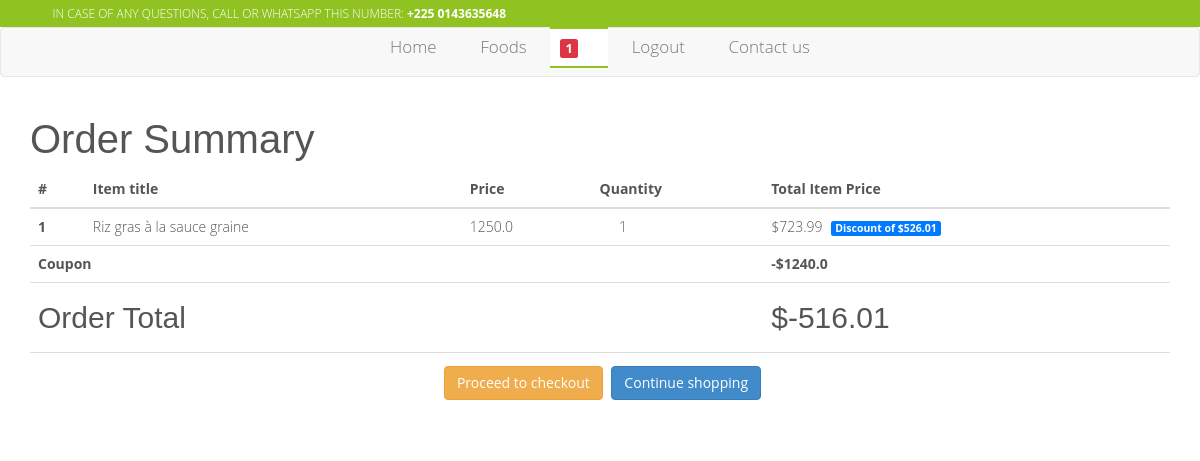
The page /order/summary/ (signed in) on the database as committed earlier.
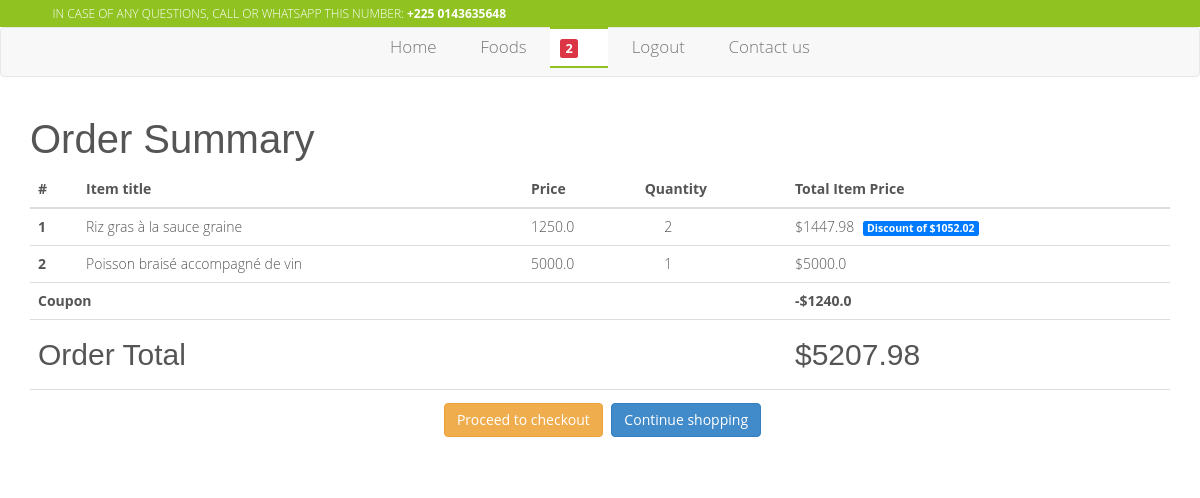
The same page on the database as committed later.
### profil/models.py (models this page shows, shortened)
class Profil(models.Model):
	user = models.OneToOneField(User, on_delete=models.CASCADE)
	date = models.DateTimeField(auto_now_add=True)
	stripe_customer_id = models.CharField(max_length=50, blank=True,
		null=True, verbose_name='Stripe ID')
	one_click_purchasing = models.BooleanField(default=False)
	def cart_item_count(self):
		items_count = OrderItem.objects.filter(
			user=self.user,
			ordered=False,
		).count()
		return items_count

### orders/models.py (models this page shows, shortened)
class OrderItem(models.Model):
	user = models.ForeignKey(User, on_delete=models.CASCADE)
	ordered = models.BooleanField(default=False)
	item = models.ForeignKey(Item, on_delete=models.CASCADE)
	quantity = models.IntegerField(default=1)
	date = models.DateTimeField(auto_now_add=True, null=True, blank=True)
	def get_total_item_price(self):
		return self.quantity * self.item.price
	def get_total_discount_item_price(self):
		return self.quantity * self.item.discount_price
	def get_amount_saved(self):
		return self.get_total_item_price() - self.get_total_discount_item_price()
	def get_final_price(self):
		if self.item.discount_price:
			return self.get_total_discount_item_price()
		return self.get_total_item_price()

class Order(models.Model):
	user = models.ForeignKey(User, on_delete=models.CASCADE)
	ref_code = models.CharField(max_length=20, blank=True, null=True)
	items = models.ManyToManyField(OrderItem)
	start_date = models.DateTimeField(auto_now_add=True)
	ordered_date = models.DateTimeField()
	ordered = models.BooleanField(default=False)
	shipping_address = models.ForeignKey(
		Address, related_name='shipping_address', on_delete=models.SET_NULL,
		blank=True, null=True)
	billing_address = models.ForeignKey(Address, blank=True, null=True,
		related_name='billing_address', on_delete=models.SET_NULL)
	payment = models.ForeignKey(Payment, on_delete=models.SET_NULL,
		blank=True, null=True)
	coupon = models.ForeignKey(Coupon, on_delete=models.SET_NULL,
		blank=True, null=True)
	being_delivered = models.BooleanField(default=False)
	received = models.BooleanField(default=False)
	refund_requested = models.BooleanField(default=False)
	refund_granted = models.BooleanField(default=False)
	'''
	1. Item added to cart
	2. Adding a billing address
	(Failed checkout)
	3. Payment
	(Preprocessing, processing, packaging etc.)
	4. Being delivered
	5. Received
	'''
	def get_total(self):
		total = 0
		for order_item in self.items.all():
			total += order_item.get_final_price()
		if self.coupon:
			total -= self.coupon.amount
		return total

### products/models.py (models this page shows, shortened)
class Item(models.Model):
	hit_count_generic = GenericRelation(HitCount,
		object_id_field='object_pk',
		related_query_name='hit_count_generic_relation'
	)
	title = models.CharField(max_length=255)
	slug = models.SlugField( max_length=400,
		help_text='Autofill field')
	description = models.TextField()
	picture = ResizedImageField(
		size=[500, 500],
		quality=100,
		upload_to='images/foods/%Y/%m/',
		help_text="Main picture")
	tags = TaggableManager()
	is_public = models.BooleanField(default=True)
	picture_2 = ResizedImageField(
		size=[500, 500],
		quality=100,
		null=True,
		blank=True,
		upload_to='images/foods/%Y/%m/',
		help_text="Second picture")
	picture_3 = ResizedImageField(
		size=[500, 500],
		quality=100,
		null=True,
		blank=True,
		upload_to='images/foods/%Y/%m/',
		help_text="Third picture")
	is_popular = models.BooleanField(default=False)
	date = models.DateTimeField(auto_now_add=True)
	price = models.FloatField()
	discount_price = models.FloatField(blank=True, null=True,
		help_text='Must be smaller than normal price')
	category = models.CharField(max_length=20, default='others',
		choices=CATEGORY_CHOICES)

### coupon/models.py (models this page shows, shortened)
class Coupon(models.Model):
	code = models.CharField(max_length=50)
	amount = models.FloatField()
	date = models.DateTimeField(auto_now_add=True)
	end_date = models.DateTimeField(auto_now_add=True)
	is_active = models.BooleanField(default=False)

### website/views.py (the view)
# urls.py: path('order/summary/', views.order_summary_view, name='order-summary'),
@login_required
def order_summary_view(request):
	order = Order.objects.get(user=request.user, ordered=False) or None
	context = {
		'order' : order,
		'current_site' : get_current_site(request),
	}
	template_name = 'public/orders/order_summary.html'
	return render(request, template_name, context)

### templates/public/orders/order_summary.html (shortened to what this page needs)
{% extends 'public/includes/base.html' %}
{% load i18n %}
{% load static %}
{% load humanize %}
{% load hitcount_tags %}
{% block content %}
  <main>
    <div class="container">
    {% if order %}
    <div class="table-responsive text-nowrap">
    <h2>Order Summary</h2>
    <table class="table">
        <thead>
        <tr>
            <th scope="col">#</th>
            <th scope="col">Item title</th>
            <th scope="col">Price</th>
            <th scope="col">Quantity</th>
            <th scope="col">Total Item Price</th>
        </tr>
        </thead>
        <tbody>
        {% for order_item in order.items.all %}
        <tr>
            <th scope="row">{{ forloop.counter }}</th>
            <td>{{ order_item.item.title }}</td>
            <td>{{ order_item.item.price }}</td>
            <td>
                <a href="{% url 'remove-single-food-from-cart' order_item.item.id order_item.item.slug %}"><i class="fa fa-minus mr-2"></i></a>
                {{ order_item.quantity }}
                <a href="{% url 'add-food-to-cart' order_item.item.id order_item.item.slug %}"><i class="fa fa-plus ml-2"></i></a>
            </td>
            <td>
            {% if order_item.item.discount_price %}
                ${{ order_item.get_total_discount_item_price }}
                <span class="ml-2 badge badge-primary">Discount of ${{ order_item.get_amount_saved }}</span>
            {% else %}
                ${{ order_item.get_total_item_price }}
            {% endif %}
            </td>
        </tr>
        {% endfor %}
        {% if order.coupon %}
        <tr>
            <td colspan="4"><b>Coupon</b></td>
            <td><b>-${{ order.coupon.amount }}</b></td>
        </tr>
        {% endif %}
        {% if order.get_total %}
        <tr class="pt-3">
            <td colspan="4"><h4>Order Total</h4></td>
            <td><h4>${{ order.get_total }}</h4></td>
        </tr>
        <tr class="text-center">
            <td colspan="5">
            <a class='btn btn-warning m-2' href="{% url 'checkout' %}">Proceed to checkout</a>
            <a class='btn btn-primary' href="{% url 'food-list' %}">Continue shopping</a>
            </td>
        </tr>
        {% endif %}
        </tbody>
    </table>
    </div>
    {% endif %}
    </div>
  </main>
{% endblock content %}
{% block header_search %}
    {% include 'public/includes/site_header_without_search.html' %}
{% endblock header_search %}

### templates/public/includes/base.html (shortened to what this page needs)
{% load i18n %}
{% load static %}
{% load humanize %}
{% load hitcount_tags %}
<!DOCTYPE html>
<html lang="en">
<head>
    {% block links %}
    {% include 'public/includes/style_links.html' %}
    {% endblock links %}
</head>
<body>
    {% block header_search %}{% endblock header_search %}
    {% include 'public/includes/navbar.html' %}
    {% block content %} {% endblock content %}
</body>
</html>

### templates/public/includes/style_links.html
	{% load static %}
	<link rel="stylesheet" href="{% static 'css/nivo-slider.css' %}">
	<link rel="stylesheet" href="{% static 'css/owl.carousel.css' %}">
	<link rel="stylesheet" href="{% static 'css/owl.theme.css' %}">
	<link rel="stylesheet" href="{% static 'css/bootstrap.min.css' %}">
	<link rel="stylesheet" href="{% static 'css/font-awesome.min.css' %}">
	<link rel="stylesheet" href="{% static 'css/style.css' %}">
	<link rel="stylesheet" href="{% static 'css/responsive.css' %}">
	<link href="{% static 'css/margins.css' %}" rel="stylesheet">

### templates/public/includes/favicon.html (shortened to what this page needs)
    {% load static %}

### templates/public/includes/site_header_without_search.html
	<section id="top">
		<div class="container">
			<div class="row">
				<div class="col-md-7">
					<p class="contact-action"><i class="fa fa-phone-square"></i>IN CASE OF ANY QUESTIONS, CALL OR WHATSAPP THIS NUMBER: <strong>+225 0143635648</strong></p>
				</div>
				<div class="col-md-3 clearfix"></div>
			</div>
		</div>
	</section>

### templates/public/includes/navbar.html (shortened to what this page needs)
	{% load static %}
	<nav class="navbar navbar-default">
		<div class="container">
		    <div class="collapse navbar-collapse" id="bs-example-navbar-collapse-1">
		      	<ul class="nav navbar-nav nav-main">
		        	<li class="{% if request.path_info == '/' %}active{% endif %}">
		        		<a href="{% url 'home' %}">
		        			Home
		        		</a>
		        	</li>
					<li class="{% if request.path_info == '/foods/' %}active{% endif %}">
						<a href="{% url 'food-list' %}">
							Foods
						</a>
					</li>
					{% if request.user.is_authenticated %}
					<li class="{% if request.path_info == '/order/summary/' %}active{% endif %}">
						<a href="{% url 'order-summary' %}">
							<small class="badge badge-danger z-depth-1 mr-1">
								{{ request.user.profil.cart_item_count }}
							</small>
							<span>
								<i class="fa fa-shopping-cart"></i>
							</span>
						</a>
					</li>
					<li>
						<a href="{% url 'logout' %}">
							Logout
						</a>
					</li>
					{% else %}
					<li class="{% if request.path_info == '/user/login/' %}active{% endif %}">
						<a href="{% url 'login' %}">
							Login
						</a>
					</li>
					{% endif %}
					<li class="{% if request.path_info == '/contact-us/' %}active{% endif %}">
						<a href="{% url 'contact' %}">
							Contact us
						</a>
					</li>
		        </ul>
		    </div>
		</div>
	</nav>

### templates/public/includes/scripts.html (shortened to what this page needs)
	{% load static %}

### static/css/style.css (style rules this page uses)
body { font-family: 'Open Sans', sans-serif; color: #555; font-size: 14px; font-weight: 300; }
li { list-style: none; }
h1,h2,h3,h4,h5,h6 { font-family: 'Yanone Kaffeesatz', sans-serif;color: #555 }
h2 { font-size: 40px; }
h4 { font-size: 30px; }
ul { padding-left: 0; }
#top { width: 100%; background: #90c322; font-size: 12px; color: #fff; padding: 5px 0; }
#top .contact-action { margin-bottom: 0; }
#top p i { font-size: 16px; margin-right: 10px; }
.nav-main li { -webkit-transition: .2s ease-in-out; -moz-transition: .2s ease-in-out; -ms-transition: .2s ease-in-out; -o-transition: .2s ease-in-out; transition: .2s ease-in-out; font-size: 17px; }
.nav-main > li::before { top: -2px; -webkit-transform: translateY(-10px); -moz-transform: translateY(-10px); transform: translateY(-10px); }
.nav-main > li:after { bottom: -2px; -webkit-transform: translateY(10px); -moz-transform: translateY(10px); transform: translateY(10px); }
.nav-main > li::before, .nav-main > li::after { position: absolute; left: 0; width: 100%; height: 2px; background: #90c322; content: ''; opacity: 0; -webkit-transition: opacity 0.3s, -webkit-transform 0.3s; -moz-transition: opacity 0.3s, -moz-transform 0.3s; transition: opacity 0.3s, transform 0.3s; }
.nav-main > li a { padding: 8px 10px; color: #555; font-size: 17px; }
.navbar-nav { float: none; text-align: center; }
.navbar-nav>li { float: none; display: inline-block; margin:0 10px; }
.navbar-nav .active { border-top: 2px solid #90c322; border-bottom: 2px solid #90c322; margin: -1px 0; }
.navbar-nav .active a { background: #fff !important; }
.badge { display: inline-block; padding: 0.25em 0.4em; font-size: 75%; font-weight: 700; line-height: 1; text-align: center; white-space: nowrap; vertical-align: baseline; border-radius: 0.25rem; transition: color 0.15s ease-in-out, background-color 0.15s ease-in-out, border-color 0.15s ease-in-out, box-shadow 0.15s ease-in-out; }
.badge-primary { color: #fff; background-color: #007bff; }
.badge-danger { color: #fff; background-color: #dc3545; }

### static/css/margins.css (style rules this page uses)
.mr-1, .mx-1 { margin-right: 0.25rem !important; }
.m-2 { margin: 0.5rem !important; }
.mr-2, .mx-2 { margin-right: 0.5rem !important; }
.ml-2, .mx-2 { margin-left: 0.5rem !important; }
.pt-3, .py-3 { padding-top: 1rem !important; }

Rows that differ between the two databases and show on the page:
changed OrderItem "Riz gras à la sauce graine": quantity "1" → "2"; get_total_discount_item_price "723.99" → "1447.98"; get_amount_saved "526.01" → "1052.02"
added OrderItem: item "Poisson braisé accompagné de vin", item.price "5000.0", quantity "1", get_total_item_price "5000.0"
changed through a linked row, Order: get_total "-516.01" → "5207.98"
Other text that changed with them:
{{ request.user.profil.cart_item_count }}: "1" → "2"
